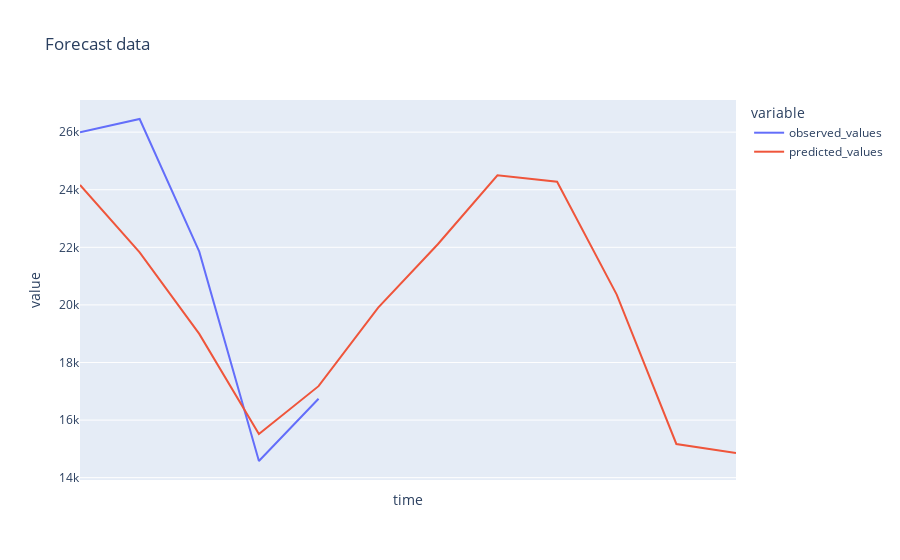

Notebook code for this chart:
### Markdown cell above
### Visualization of predictions

### Code cell
last_date = datetime.strptime(holdout_df.tail(1).time.values.tolist()[0], "%Y-%m-%d")
prediction_dates = [
    (last_date + timedelta(days=1 + i)).date() for i in range(forecast_window)
]

prediction_values = [pred[0][0] for pred in predictions["predictions"][0]["values"]]

pred_df = pd.DataFrame(
    {
        "time": holdout_dates + prediction_dates,
        "observed_values": observed_values + [np.nan for _ in range(forecast_window)],
        "predicted_values": holdout_predictions + prediction_values,
    }
)

fig = px.line(
    pred_df,
    x="time",
    y=pred_df.columns,
    hover_data={"time": "|%B %d, %Y"},
    title="Forecast data",
)
fig.update_xaxes(dtick="M1", tickformat="%b\n%Y")
fig.show()

### Figure 1 — Plotly figure (JSON) as saved in the notebook; plotly's stock layout.template omitted (floating-point values rounded to 4 significant figures)
{"data": [{"hovertemplate": "variable=observed_values<br>time=%{x|%B %d, %Y}<br>value=%{y}<extra></extra>", "legendgroup": "observed_values", "line": {"color": "#636efa", "dash": "solid"}, "marker": {"symbol": "circle"}, "mode": "lines", "name": "observed_values", "orientation": "v", "showlegend": true, "type": "scatter", "x": ["2021-03-19", "2021-03-20", "2021-03-21", "2021-03-22", "2021-03-23", "2021-03-24", "2021-03-25", "2021-03-26", "2021-03-27", "2021-03-28", "2021-03-29", "2021-03-30"], "xaxis": "x", "y": [26000.0, 26460.0, 21850.0, 14580.0, 16740.0, NaN, NaN, NaN, NaN, NaN, NaN, NaN], "yaxis": "y"}, {"hovertemplate": "variable=predicted_values<br>time=%{x|%B %d, %Y}<br>value=%{y}<extra></extra>", "legendgroup": "predicted_values", "line": {"color": "#EF553B", "dash": "solid"}, "marker": {"symbol": "circle"}, "mode": "lines", "name": "predicted_values", "orientation": "v", "showlegend": true, "type": "scatter", "x": ["2021-03-19", "2021-03-20", "2021-03-21", "2021-03-22", "2021-03-23", "2021-03-24", "2021-03-25", "2021-03-26", "2021-03-27", "2021-03-28", "2021-03-29", "2021-03-30"], "xaxis": "x", "y": [24160.0, 21830.0, 18990.0, 15510.0, 17180.0, 19900.0, 22110.0, 24500.0, 24280.0, 20360.0, 15170.0, 14850.0], "yaxis": "y"}], "layout": {"legend": {"title": {"text": "variable"}, "tracegroupgap": 0}, "title": {"text": "Forecast data"}, "xaxis": {"anchor": "y", "domain": [0, 1], "dtick": "M1", "tickformat": "%b\n%Y", "title": {"text": "time"}}, "yaxis": {"anchor": "x", "domain": [0, 1], "title": {"text": "value"}}}}
